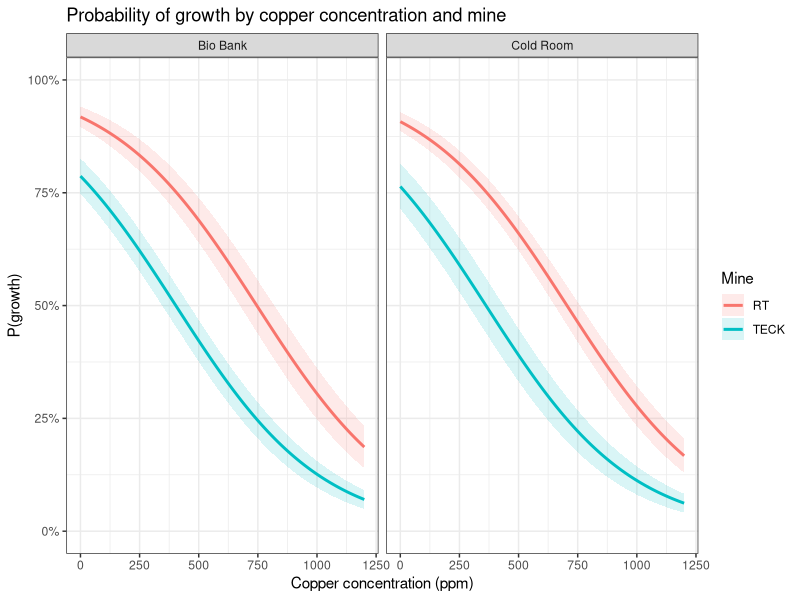

Reproduce this figure in R. (Note: this script raises an error after producing the figure.)
library(nlme)
library(ggplot2)
library(dplyr)
library(minpack.lm)
library(MASS)

# ── 0. Data prep ──────────────────────────────────────────────────────────────
dat1 <- read.csv("original.csv")
dat1$Mine        <- factor(dat1$Mine)
dat1$Storage     <- factor(dat1$Storage)
dat1$Media       <- factor(dat1$Media)
dat1$Primary_Key <- factor(dat1$Primary_Key)
dat1$Cu          <- as.numeric(as.character(dat1$Cu))

# ── 1. Model definitions ──────────────────────────────────────────────────────
gompertz <- function(Time, A, mu, lambda) {
  A * exp(-exp((mu * exp(1) / A) * (lambda - Time) + 1))
}

logistic <- function(Time, A, mu, lambda) {
  A / (1 + exp((4 * mu / A) * (lambda - Time) + 2))
}

# ── 2. Heuristic growth classification ───────────────────────────────────────

curve_stats <- dat1 %>%
  group_by(Primary_Key) %>%
  summarise(
    max_OD      = max(OD, na.rm = TRUE),
    min_OD      = min(OD, na.rm = TRUE),
    range_OD    = max_OD - min_OD,
    baseline_OD = mean(OD[Time == min(Time)], na.rm = TRUE),
    fold_change  = max_OD / mean(OD[Time == min(Time)], na.rm = TRUE),
    .groups = "drop"
  ) %>%
  mutate(grew_data = (range_OD > 0.1) & (fold_change > 1.5))

cat("Heuristic growth:",    sum(curve_stats$grew_data), "\n")
cat("Heuristic no-growth:", sum(!curve_stats$grew_data), "\n")

growth_keys <- curve_stats$Primary_Key[curve_stats$grew_data == TRUE]

# ── 3. Covariates table (one row per curve) ───────────────────────────────────
covariates <- dat1 %>%
  group_by(Primary_Key) %>%
  slice(1) %>%
  ungroup() %>%
  dplyr::select(Primary_Key, Mine, Storage, Media, Cu)

# ── 4. Part 1 — Binary logistic regression (all curves) ──────────────────────
binary_data <- curve_stats %>%
  left_join(covariates, by = "Primary_Key") %>%
  mutate(grew = as.integer(grew_data))

growth_model <- glm(grew ~ Mine + Storage + Cu,
                    data   = binary_data,
                    family = binomial)
summary(growth_model)

# Odds ratios
or_table <- data.frame(
  term    = names(coef(growth_model)),
  OR      = exp(coef(growth_model)),
  lower   = exp(confint(growth_model)[, 1]),
  upper   = exp(confint(growth_model)[, 2]),
  p_value = summary(growth_model)$coefficients[, 4]
)
print(or_table)

# McFadden R2
cat("McFadden R2:", round(1 - (growth_model$deviance / growth_model$null.deviance), 3), "\n")

# Confusion matrix
predicted_class <- as.integer(fitted(growth_model) > 0.5)
conf_mat <- table(predicted = predicted_class, actual = binary_data$grew)
print(conf_mat)
cat("Accuracy:", round(sum(diag(conf_mat)) / sum(conf_mat), 3), "\n")

# Plot predicted probability of growth
pred_data <- expand.grid(
  Cu      = seq(0, 1200, by = 10),
  Mine    = levels(binary_data$Mine),
  Storage = levels(binary_data$Storage)
)
pred_data$Mine    <- factor(pred_data$Mine,    levels = levels(binary_data$Mine))
pred_data$Storage <- factor(pred_data$Storage, levels = levels(binary_data$Storage))

preds <- predict(growth_model, newdata = pred_data, type = "response", se.fit = TRUE)
pred_data$prob  <- preds$fit
pred_data$lower <- preds$fit - 1.96 * preds$se.fit
pred_data$upper <- preds$fit + 1.96 * preds$se.fit

ggplot(pred_data, aes(x = Cu, y = prob, color = Mine, fill = Mine)) +
  geom_line(linewidth = 1) +
  geom_ribbon(aes(ymin = lower, ymax = upper), alpha = 0.15, color = NA) +
  scale_y_continuous(limits = c(0, 1), labels = scales::percent) +
  facet_wrap(~ Storage, labeller = labeller(Storage = c(BB = "Bio Bank", CR = "Cold Room"))) +
  labs(
    title = "Probability of growth by copper concentration and mine",
    x     = "Copper concentration (ppm)",
    y     = "P(growth)",
    color = "Mine",
    fill  = "Mine"
  ) +
  theme_bw()
# ── 5. Part 2 — Bounded per-curve Gompertz/Logistic fits (growth curves only) ─
# ── Stage 1: bounded per-curve Gompertz fits (growth curves only) ─────────────
dat1_growth <- dat1[dat1$Primary_Key %in% growth_keys, ]

fit_gompertz_bounded <- function(df) {
  tryCatch({
    fit <- nlsLM(
      OD ~ gompertz(Time, A, mu, lambda),
      data    = df,
      start   = list(A = max(df$OD, na.rm = TRUE), mu = 0.1, lambda = median(df$Time) / 2),
      lower   = c(A = 1e-6, mu = 1e-6, lambda = 0),
      upper   = c(A = 10,   mu = 10,   lambda = max(df$Time)),
      control = nls.lm.control(maxiter = 200)
    )
    as.data.frame(t(coef(fit)))
  }, error = function(e) data.frame(A = NA, mu = NA, lambda = NA))
}

params_gom <- dat1_growth %>%
  group_by(Primary_Key) %>%
  group_modify(~ fit_gompertz_bounded(.x)) %>%
  ungroup()

cat("Gompertz failed:", sum(is.na(params_gom$A)), "of", nrow(params_gom), "\n")

# ── Stage 2: plain OLS on extracted parameters ────────────────────────────────
stage2_data <- params_gom %>%
  left_join(covariates, by = "Primary_Key") %>%
  filter(!is.na(A), !is.na(mu), !is.na(lambda),
         A > 0, mu > 0, lambda > 0)

cat("Stage 2 input:", nrow(stage2_data), "curves\n")

lm_A      <- lm(A      ~ Mine + Storage + Cu, data = stage2_data)
lm_mu     <- lm(mu     ~ Mine + Storage + Cu, data = stage2_data)
lm_lambda <- lm(log(lambda) ~ Mine + Storage + Cu, data = stage2_data)

cat("\n── Two-stage: A (max OD) ──\n");       print(summary(lm_A))
cat("\n── Two-stage: mu (growth rate) ──\n"); print(summary(lm_mu))
cat("\n── Two-stage: lambda (lag time) ──\n");print(summary(lm_lambda))

# ── 7. Diagnostic plots for Stage 2 fits ─────────────────────────────────────
plot_stage2_diagnostics <- function(results, label) {
  par(mfrow = c(3, 2))
  for (param in c("A", "mu", "lambda")) {
    m <- results[[param]]
    plot(fitted(m), resid(m), main = paste(label, param, "- Residuals vs Fitted"),
         xlab = "Fitted", ylab = "Residuals"); abline(h = 0, col = "red")
    qqnorm(resid(m), main = paste(label, param, "- QQ Plot")); qqline(resid(m), col = "red")
  }
  par(mfrow = c(1, 1))
}

plot_stage2_diagnostics(results_gom, "Gompertz")


# ── NLME using bounded nlsLM estimates as starting values ─────────────────────

# Only use growth curves
dat1_growth$Primary_Key <- factor(dat1_growth$Primary_Key)
dat2_growth <- groupedData(OD ~ Time | Primary_Key, data = dat1_growth)

# Get population-level starting values from the nlsLM fits
pop_starts <- params_gom %>%
  filter(!is.na(A), !is.na(mu), !is.na(lambda),
         A > 0, mu > 0, lambda > 0) %>%
  summarise(A = median(A), mu = median(mu), lambda = median(lambda))

cat("Population starts — A:", pop_starts$A, " mu:", pop_starts$mu, " lambda:", pop_starts$lambda, "\n")

ctrl <- nlmeControl(
  maxIter      = 500,
  msMaxIter    = 500,
  tolerance    = 1e-3,
  pnlsTol      = 0.1,
  returnObject = TRUE
)

# Start simple — random effect on A only, no covariates
m_gom_re <- nlme(
  OD ~ gompertz(Time, A, mu, lambda),
  data   = dat2_growth,
  fixed  = A + mu + lambda ~ 1,
  random = A ~ 1 | Primary_Key,
  start  = c(A = pop_starts$A, mu = pop_starts$mu, lambda = pop_starts$lambda),
  control = ctrl
)
summary(m_gom_re)

# If that converges, add covariates to fixed effects
m_gom_cov <- nlme(
  OD ~ gompertz(Time, A, mu, lambda),
  data   = dat2_growth,
  fixed  = list(
    A      ~ Mine + Storage + Cu,
    mu     ~ Mine + Storage + Cu,
    lambda ~ Mine + Storage + Cu
  ),
  random = A + mu ~ 1 | Primary_Key,
  start  = c(
    A      = pop_starts$A, 0, 0, 0,
    mu     = pop_starts$mu, 0, 0, 0,
    lambda = pop_starts$lambda, 0, 0, 0
  ),
  control = ctrl
)
summary(m_gom_cov)

start_stage <- fixef(m_gom_cov)

start_stage


m_gom_full <- nlme(
  OD ~ gompertz(Time, A, mu, lambda),
  data   = dat2_growth,
  fixed  = list(
    A      ~ Mine + Storage + Cu,
    mu     ~ Mine + Storage + Cu,
    lambda ~ Mine + Storage + Cu
  ),
  random = A + mu + lambda ~ 1 | Primary_Key,
  start  = start_stage,
  control = ctrl
)


# Compare models
anova(m_gom_re, m_gom_cov)

# Check residual distribution
qqnorm(residuals(m_gom_cov, type = "normalized"))
qqline(residuals(m_gom_cov, type = "normalized"), col = "red")

# Are random effects normally distributed?
re <- ranef(m_gom_cov)

# QQ plot of random effects for A
qqnorm(re[, "A.(Intercept)"], main = "Random effects for A")
qqline(re[, "A.(Intercept)"], col = "red")

# Plot residuals vs fitted
plot(m_gom_cov)



# ── Comparison table: two-stage vs NLME ───────────────────────────────────────
compare_coefs <- function(lm_obj, nlme_obj, param_prefix, param_label) {
  lm_coefs <- summary(lm_obj)$coefficients
  nlme_coefs <- summary(nlme_obj)$tTable

  # Extract matching rows from NLME
  nlme_rows <- nlme_coefs[grepl(param_prefix, rownames(nlme_coefs)), ]

  cat("\n══", param_label, "══\n")
  cat("\n── Two-stage (OLS) ──\n");  print(round(lm_coefs, 6))
  cat("\n── NLME ──\n");             print(round(nlme_rows, 6))
}

compare_coefs(lm_A,      m_gom_cov, "^A\\.",      "Max OD (A)")
compare_coefs(lm_mu,     m_gom_cov, "^mu\\.",     "Growth rate (mu)")
compare_coefs(lm_lambda, m_gom_cov, "^lambda\\.", "Lag time (lambda)")
